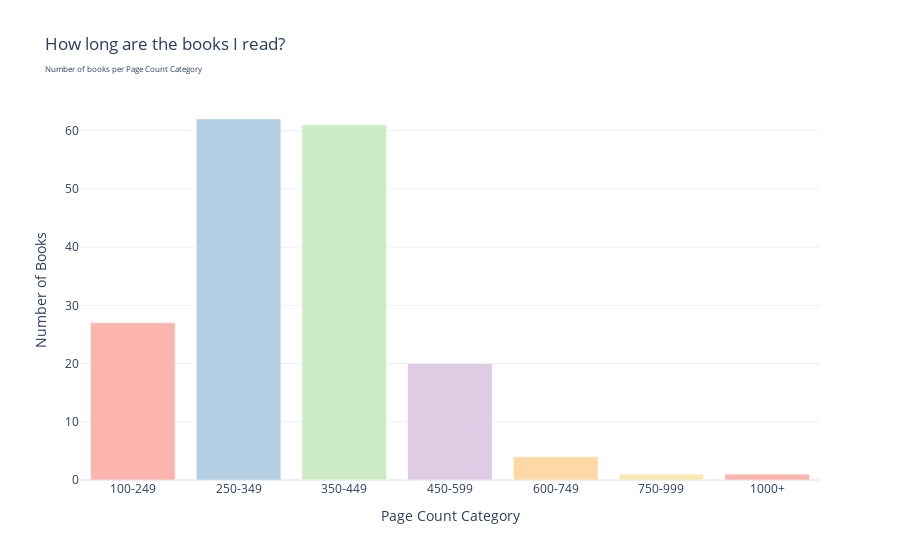

The code cell stored with this chart in its notebook:
### Code cell
# Assuming you have a DataFrame 'myreads' with 'Page_Cat' column

visualize_page_categories(myreads, 'Page_Cat', 'How long are the books I read?<br><span style="font-size: 8px;">Number of books per Page Count Category</span>', 'Page Count Category')

### Figure 1 — Plotly figure (JSON) as saved in the notebook; plotly's stock layout.template omitted (floating-point values rounded to 4 significant figures)
{"data": [{"marker": {"color": ["rgb(251,180,174)", "rgb(179,205,227)", "rgb(204,235,197)", "rgb(222,203,228)", "rgb(254,217,166)", "rgb(250,231,175)", "rgb(251,180,174)"]}, "type": "bar", "x": ["100-249", "250-349", "350-449", "450-599", "600-749", "750-999", "1000+"], "y": [27, 62, 61, 20, 4, 1, 1]}], "layout": {"title": {"text": "How long are the books I read?<br><span style=\"font-size: 8px;\">Number of books per Page Count Category</span>"}, "xaxis": {"title": {"text": "Page Count Category"}}, "yaxis": {"title": {"text": "Number of Books"}}}}
